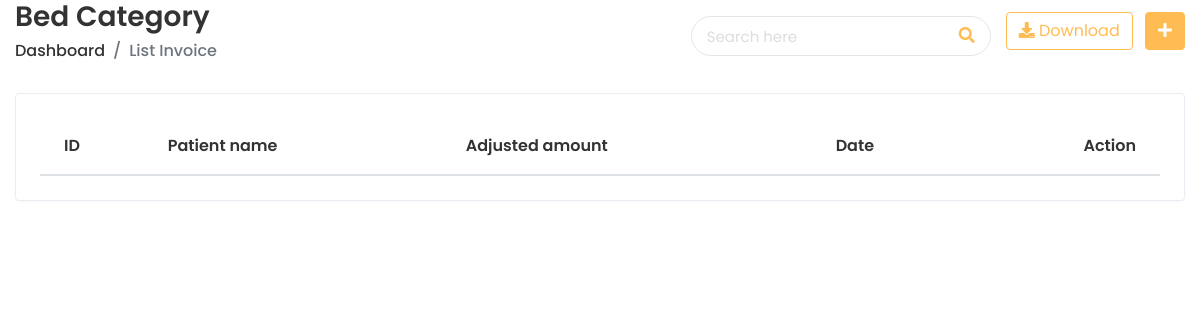
/app/invoicelist/ (signed in), run on an earlier commit of the app's database.
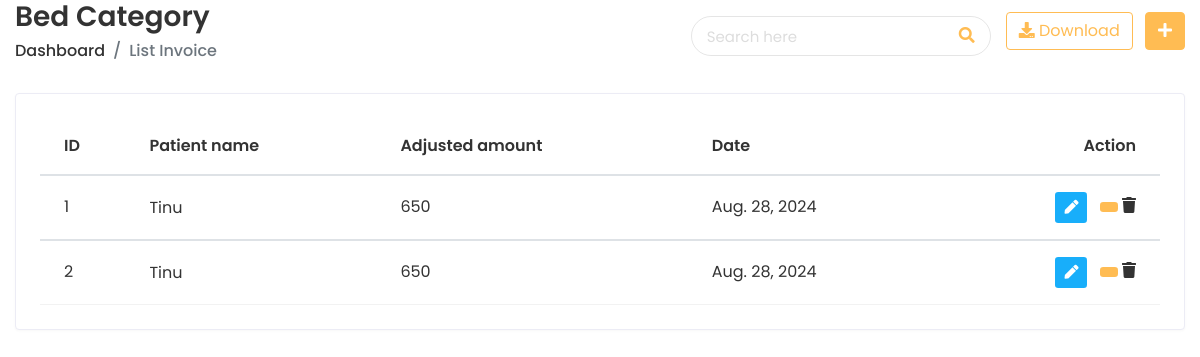
And on a later commit of the database.
### doctor/models.py (models this page shows, shortened)
class MainInvoice(models.Model):
    patient = models.ForeignKey(PatientDetails, on_delete=models.CASCADE)
    date = models.DateField()
    total_amount = models.CharField(max_length=50, blank=True, null=True)
    discount_amount = models.CharField(max_length=50, blank=True, null=True)
    discount_percentage = models.CharField(max_length=50, blank=True, null=True)
    tax_percentage = models.CharField(max_length=50, blank=True, null=True)
    tax_amount = models.CharField(max_length=50, blank=True, null=True)
    adjusted_amount = models.CharField(max_length=50)

class PatientDetails(models.Model):
    patient_name = models.CharField(max_length=50)
    gender = models.CharField(
         max_length=20,
         choices=(("Male", "Male"), ("Female", "Female"), ("Other", "Other")),
     )
    blood_group = models.CharField(
        max_length=20, blank=True, null=True,
        choices=(
            ("O-", "O-"),
            ("O+", "O+"),
            ("A-", "A-"),
            ("A+", "A+"),
            ("B-", "B-"),
            ("B+", "B+"),
            ("AB-", "AB-"),
            ("AB+", "AB+"),
        ),
    )
    address = models.CharField(max_length=250, blank=True, null=True)
    state = models.CharField(max_length=200, blank=True, null=True)
    country = models.CharField(max_length=200, blank=True, null=True)
    pin_code = models.BigIntegerField(blank=True, null=True)
    email = models.EmailField(default="", max_length=50, unique=True)
    date_of_birth = models.DateField()
    phone_number = models.CharField(default="", max_length=20)
    patient_image = models.BinaryField(blank=True, null=True)
    created = models.DateTimeField(auto_now_add=True)
    updated = models.DateTimeField(auto_now=True)

### doctor/views.py (the view)
# urls.py: path("invoicelist/", views.invoice_list, name="invoice_list"),
@login_required
def invoice_list(request):
    page_size = int(request.GET.get('page_size', getattr(settings, 'PAGE_SIZE', 5)))
    page = request.GET.get('page', 1)
    search_query = request.GET.get('search', '')
    invoice = MainInvoice.objects.filter(
        Q(id__icontains=search_query),
        Q(date__icontains=search_query)
    )
    invoice_data = []
    for invoice_relate in invoice:
        existing_invoices = len(SubInvoice.objects.filter(invoice=invoice_relate))
        remaining_invoices = 1000 - existing_invoices
        invoice_data.append({'invoice': invoice, 'remaining_invoices': remaining_invoices})
    paginator = Paginator(invoice, page_size)
    try:
        invoice_page = paginator.page(page)
    except PageNotAnInteger:
        invoice_page = paginator.page(1)
    return render(request, "invoice/invoice_list.html", {'invoice_page': invoice_page, 'page_size': page_size, 'search_query': search_query})

### templates/invoice/invoice_list.html (shortened to what this page needs)
{% extends 'home/base-login.html' %}
{% load static %}
{% block content %}
      <div class="content container-fluid">
         <div class="page-header">
        <div class="row align-items-center">
           <div class="col">
              <h3 class="page-title">Bed Category</h3>
              <ul class="breadcrumb">
                 <li class="breadcrumb-item"><a href="{% url 'Invoiceindex' %}">Dashboard</a></li>
                 <li class="breadcrumb-item active">List Invoice</li>
              </ul>
           </div>
           <div class="top-nav-search">
            <form method="get" action="">
               <input type="text" id="search" class="form-control" placeholder="Search here" name="search" value="{{ search_query }}">
               <button class="btn" type="submit"><i class="fas fa-search"></i></button>
               </form>
            </div>
           <div class="col-auto text-right float-right ml-auto">
              <a href="#" class="btn btn-outline-primary mr-2"><i class="fas fa-download"></i> Download</a>
              <a href="add-student.html" class="btn btn-primary"><i class="fas fa-plus"></i></a>
           </div>
        </div>
     </div>
     <div class="row">
        <div class="col-sm-12">
           <div class="card card-table">
              <div class="card-body">
                 <div class="table-responsive">
                    <table class="table table-hover table-center mb-0 datatable">
                       <thead>
                          <tr>
                             <th>ID</th>
                             <th>Patient name</th>
                             <th>Adjusted amount</th>
                             <th>Date</th>
                             <th class="text-right">Action</th>
                          </tr>
                       </thead>
                       {% for item in invoice_page %}
                       <tbody>
                          <tr>
                             <td>{{ item.id }}</td>
                             <td>
                              <h2 class="#">
                                 <a href="{% url 'invoice_profile' item.id %}">{{ item.patient.patient_name }}</a>
                              </h2>
                             </td>
                             <td>
                                {{ item.adjusted_amount }}
                             </td>
                             <td>
                                {{ item.date }}
                             </td>
                             <td class="text-right">
                                <div class="actions">
                                 <a href="{% url 'invoice_edit' item.id %}" class="btn btn-sm bg-success-light mr-2">
                                   <i class="fas fa-pen"></i>
                                   </a>
                                   <a href="#" class="btn btn-sm bg-danger-light" onclick="confirmDelete('{{ item.patient.patient_name }}', '{{ item.id }}')"></a>
                                   <i class="fas fa-trash"></i>
                                </div>
                             </td>
                          </tr>
                       </tbody>
                       {% endfor %}
                    </table>
                 </div>
              </div>
            </div>
         </div>
  {% endblock %}

### templates/home/base-login.html (shortened to what this page needs)
{% load static %}
<!DOCTYPE html>
<html lang="en">
<head>
<link rel="stylesheet" href="https://cdnjs.cloudflare.com/ajax/libs/font-awesome/6.2.1/css/all.min.css" />
<link rel="stylesheet" href="{% static 'prescol/plugins/bootstrap/css/bootstrap.min.css' %}">
<link rel="stylesheet" href="{% static 'prescol/plugins/fontawesome/css/fontawesome.min.css' %}">
<link rel="stylesheet" href="{% static 'prescol/plugins/fontawesome/css/all.min.css' %}">
<link rel="stylesheet" href="{% static 'prescol/css/style.css' %}">
</head>
<body>
    {% block content %}
    {% endblock %}
</body>
</html>

### static/prescol/css/style.css (style rules this page uses)
html { height: 100%; }
body { background-color: #fff; color: #333; font-family: 'Poppins', sans-serif; font-size: 1rem; height: 100%; line-height: 1.5; overflow-x: hidden; }
h1, h2, h3, h4, h5, h6 { font-family: 'Poppins', sans-serif; margin-top: 0; }
.form-control { border: 1px solid #ddd; box-shadow: none; color: #333; font-size: 15px; height: 40px; }
a { color: #009ce7; }
input, button, a { transition: all 0.4s ease; -moz-transition: all 0.4s ease; -o-transition: all 0.4s ease; -ms-transition: all 0.4s ease; -webkit-transition: all 0.4s ease; }
input, input:focus, button, button:focus { outline: none; }
input[type=text], input[type=password] { -webkit-appearance: none; -moz-appearance: none; appearance: none; }
ul, ol { padding: 0px; list-style: none; }
.table { color: #333; max-width: 100%; margin-bottom: 0; width: 100%; }
table.table td h2 { display: inline-block; font-size: inherit; font-weight: 400; margin: 0; padding: 0; vertical-align: middle; }
table.table td h2 a { color: #333; }
.table thead tr th { font-weight: 600; }
.table tbody tr { border-bottom: 1px solid rgba(0, 0, 0, 0.05); }
.table.table-center td, .table.table-center th { vertical-align: middle; }
.card-table .card-body .table > thead > tr > th { border-top: 0; }
.card-table .card-body .table tr td:first-child, .card-table .card-body .table tr th:first-child { padding-left: 1.5rem; }
.card-table .card-body .table tr td:last-child, .card-table .card-body .table tr th:last-child { padding-right: 1.5rem; }
.card-table .table td, .card-table .table th { border-top: 1px solid #e2e5e8; padding: 1rem 0.75rem; white-space: nowrap; }
.btn-primary { background-color: #FFBC53; border: 1px solid #FFBC53; }
.btn-outline-primary { color: #FFBC53; border-color: #FFBC53; }
.card { border: 1px solid #ececf5; box-shadow: 0 1px 3px 0 rgba(0, 0, 0, 0.03); margin-bottom: 1.875rem; }
.card-body { padding: 1.5rem; }
.bg-danger-light { background-color:#FFBC53 !important; color:#fff !important; }
.bg-success-light { background-color: #18aefa; color: #fff; }
.top-nav-search { float: left; margin-left: 15px; }
.top-nav-search form { margin-top: 10px; position: relative; width: 300px; }
.top-nav-search .form-control { background-color: transparent; border-color: rgba(0, 0, 0, 0.1); border-radius: 50px; color: #ddd; height: 40px; padding: 10px 50px 10px 15px; }
.top-nav-search .btn { background-color: transparent; border-color: transparent; color: #ffbc53; min-height: 40px; padding: 7px 15px; position: absolute; right: 0; top: 0; }
.top-nav-search .form-control::placeholder { color: #ddd; }
.page-header { margin-bottom: 1.875rem; }
.page-header .breadcrumb { background-color: transparent; color: #6c757d; font-size: 1rem; font-weight: 500; margin-bottom: 0; padding: 0; }
.page-header .breadcrumb a { color: #333; }
.page-title { font-size: 28px; font-weight: 600; color: #333; margin-bottom: 5px; }

What changed in the data, as far as the page shows it:
added MainInvoice: id "1", patient.patient_name "Tinu", adjusted_amount "650", date "Aug. 28, 2024"
added MainInvoice: id "2", patient.patient_name "Tinu", adjusted_amount "650", date "Aug. 28, 2024"
